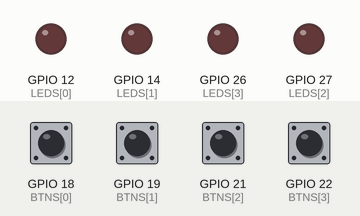
The sketch below on a simulated ESP32. Parts: output pins drawn as LEDs (lit = HIGH). The inputs (shaded band) are chosen by the test bench; at power-on: GPIO 18 (BTNS[0]), GPIO 19 (BTNS[1]), GPIO 21 (BTNS[2]), GPIO 22 (BTNS[3]) HIGH.

Above: at 1.2 s.
1.3 s: GPIO 18 (BTNS[0]) pulled LOW for 0.15 s
At 1.8 s:
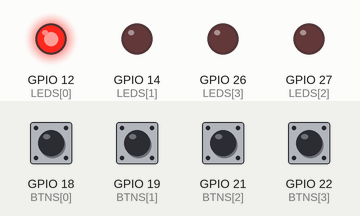
2.9 s: GPIO 19 (BTNS[1]) pulled LOW for 0.15 s
At 4.1 s:
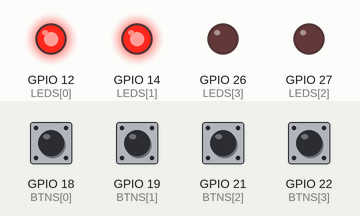
4.5 s: GPIO 21 (BTNS[2]) pulled LOW for 0.15 s
At 5.5 s:
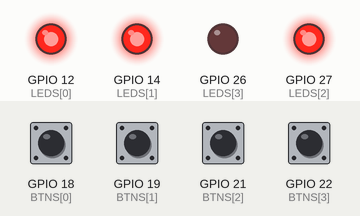
6.1 s: GPIO 22 (BTNS[3]) pulled LOW for 0.15 s
At 6.7 s:
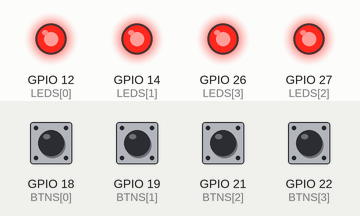
7.7 s: GPIO 18 (BTNS[0]) pulled LOW for 1 s
At 9.1 s:
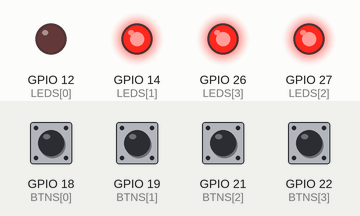
10.2 s: GPIO 19 (BTNS[1]) pulled LOW for 1 s
At 11.0 s:
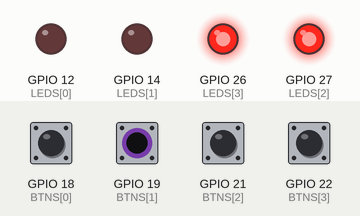
Timing chart, 0 to 13.2 s (numbered marks = the images above; inputs shaded):
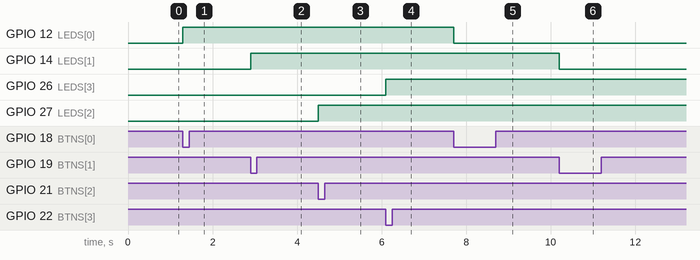

The sketch:

sketch.ino
```cpp
const int LEDS[] = {12, 14, 27, 26};
const int BTNS[] = {18, 19, 21, 22};
const int N = 4;

bool ledStates[N] = {false, false, false, false};
bool lastButtonStates[N] = {HIGH, HIGH, HIGH, HIGH};

void setup() {
  for (int i = 0; i < N; i++) {
    pinMode(LEDS[i], OUTPUT);
    pinMode(BTNS[i], INPUT_PULLUP);
  }
}

void loop() {
  for (int i = 0; i < N; i++) {
    bool buttonState = digitalRead(BTNS[i]);

    // detect press (HIGH -> LOW transition)
    if (lastButtonStates[i] == HIGH && buttonState == LOW) {
      ledStates[i] = !ledStates[i];  // toggle this LED
      digitalWrite(LEDS[i], ledStates[i] ? HIGH : LOW);
      delay(50); // debounce
    }

    lastButtonStates[i] = buttonState;
  }
}
```

Measured:
- after the input at 1.3 s, GPIO 12 (LEDS[0]): LOW → HIGH at once
- after the input at 2.9 s, GPIO 14 (LEDS[1]): LOW → HIGH at once
- after the input at 4.5 s, GPIO 27 (LEDS[2]): LOW → HIGH at once
- after the input at 6.1 s, GPIO 26 (LEDS[3]): LOW → HIGH at once
- after the input at 7.7 s, GPIO 12 (LEDS[0]): HIGH → LOW at once
- after the input at 10.2 s, GPIO 14 (LEDS[1]): HIGH → LOW at once
